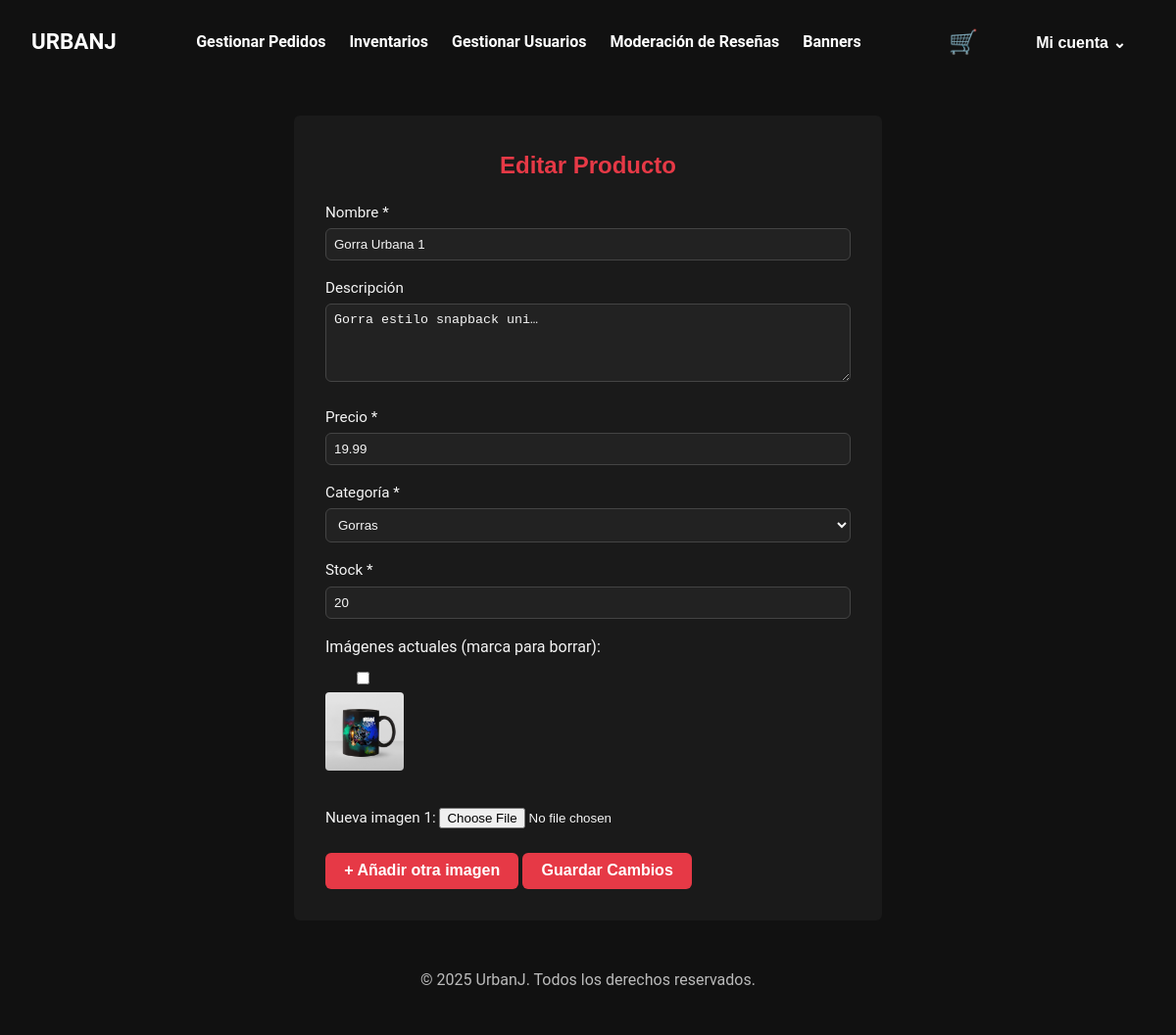
The app's page /Proyecto/EditarProducto.php?id=4 (signed in) with its own data.
### tables this page shows
CREATE TABLE `productos` (
  `id` int(11) NOT NULL,
  `nombre` varchar(150) NOT NULL,
  `descripcion` text DEFAULT NULL,
  `precio` decimal(10,2) NOT NULL,
  `categoria` enum('Gorras','Ropa','Novedades','Accesorios','Tasas','Camisas') NOT NULL,
  `stock` int(11) NOT NULL DEFAULT 0,
  `ventas` int(11) NOT NULL DEFAULT 0,
  `creado_at` timestamp NOT NULL DEFAULT current_timestamp(),
  `actualizado_at` timestamp NOT NULL DEFAULT current_timestamp() ON UPDATE current_timestamp(),
  `rating` decimal(2,1) NOT NULL DEFAULT 0.0
);

CREATE TABLE `imagenes_producto` (
  `id` int(11) NOT NULL,
  `producto_id` int(11) NOT NULL,
  `imagen_url` varchar(255) NOT NULL,
  `orden` int(11) NOT NULL DEFAULT 0
);

### Proyecto/EditarProducto.php (the view, shortened to what this page needs)
<?php
require __DIR__ . '/includes/conexion.php';
$id = isset($_GET['id']) ? (int)$_GET['id'] : 0;
$stmt = $pdo->prepare("SELECT * FROM productos WHERE id = ?");
$stmt->execute([$id]);
$producto = $stmt->fetch();
$stmtImgs = $pdo->prepare("SELECT * FROM imagenes_producto WHERE producto_id = ? ORDER BY orden");
$stmtImgs->execute([$id]);
$imagenes = $stmtImgs->fetchAll(PDO::FETCH_ASSOC);
$nombre      = $producto['nombre'];
$descripcion = $producto['descripcion'];
$precio      = $producto['precio'];
$categoria   = $producto['categoria'];
$stock       = $producto['stock'];
require __DIR__ . '/includes/header.php';
?>
<link rel="stylesheet" href="/UrbanJ/css/EditarProducto.css">
<main class="container editar-producto-container">
  <h2>Editar Producto</h2>
  <form method="post" enctype="multipart/form-data">
    <label>
      Nombre *
      <input type="text" name="nombre" value="<?= htmlspecialchars($nombre) ?>">
    </label>
    <label>
      Descripción
      <textarea name="descripcion"><?= htmlspecialchars($descripcion) ?></textarea>
    </label>
    <label>
      Precio *
      <input type="number" step="0.01" name="precio" value="<?= htmlspecialchars($precio) ?>">
    </label>
    <label>
      Categoría *
      <select name="categoria">
        <?php foreach (['Gorras','Ropa','Novedades','Accesorios'] as $cat): ?>
          <option value="<?= $cat ?>"
            <?= $categoria === $cat ? 'selected' : '' ?>>
            <?= $cat ?>
          </option>
        <?php endforeach; ?>
      </select>
    </label>
    <label>
      Stock *
      <input type="number" name="stock" value="<?= htmlspecialchars($stock) ?>">
    </label>
    <?php if ($imagenes): ?>
      <div class="existing-images">
        <p>Imágenes actuales (marca para borrar):</p>
        <?php foreach ($imagenes as $img): ?>
          <label class="img-thumb">
            <input type="checkbox" name="delete_images[]" value="<?= $img['id'] ?>">
            <img src="/UrbanJ/<?= htmlspecialchars($img['imagen_url']) ?>" alt="" width="80">
          </label>
        <?php endforeach; ?>
      </div>
    <?php endif; ?>
    <div id="image-fields">
      <label>Nueva imagen 1:
        <input type="file" name="images[]" accept="image/*">
      </label>
    </div>
    <button type="button" id="add-image">+ Añadir otra imagen</button>
    <button type="submit" class="btn-submit">Guardar Cambios</button>
  </form>
</main>
<?php require __DIR__ . '/includes/footer.php'; ?>

### Proyecto/CSS/styles.css (style rules this page uses)
*, *::before, *::after { box-sizing: border-box; margin: 0; padding: 0; }
:root { --bg: #111; --section: #1a1a1a; --card: #222; --text: #f5f5f5; --muted: #bbb; --accent: #e63946; --font-heading: 'Oswald', sans-serif; --font-body: 'Roboto', sans-serif; --radius: 6px; --success: #4caf50; --danger: #e63946; --info: #1e90ff; }
body { background: var(--bg); color: var(--text); font-family: var(--font-body); line-height: 1.6; min-height: 100vh; padding-bottom: 2rem; }
img { max-width: 100%; display: block; border-radius: var(--radius); }
.container { max-width: 1200px; margin: 0 auto; padding: 1rem; }
h1, h2, h3 { font-family: var(--font-heading); color: var(--accent); margin-bottom: 1rem; }
button, .btn { background-color: var(--accent); color: white; padding: 0.6rem 1.2rem; border: none; border-radius: var(--radius); cursor: pointer; font-weight: bold; font-size: 1rem; }

### Proyecto/css/EditarProducto.css (style rules this page uses)
:root { --bg-section: #1a1a1a; --input-bg: #222; --input-border: #444; --text-light: #f5f5f5; --accent: #e63946; --radius: 6px; }
.editar-producto-container { max-width: 600px; margin: 2rem auto; background: var(--bg-section); padding: 2rem; border-radius: var(--radius); color: var(--text-light); font-family: 'Roboto', sans-serif; }
.editar-producto-container h2 { text-align: center; font-family: 'Oswald', sans-serif; margin-bottom: 1rem; }
.editar-producto-container form label { display: block; margin-bottom: 1rem; font-size: 0.95rem; }
.editar-producto-container input[type="text"], .editar-producto-container input[type="number"], .editar-producto-container textarea, .editar-producto-container select { width: 100%; padding: 0.5rem; background: var(--input-bg); border: 1px solid var(--input-border); border-radius: var(--radius); color: var(--text-light); margin-top: 0.25rem; }
.editar-producto-container textarea { min-height: 80px; resize: vertical; }
.editar-producto-container .existing-images { margin-bottom: 1rem; }
.editar-producto-container .existing-images p { margin-bottom: 0.5rem; }
.editar-producto-container .img-thumb { display: inline-block; margin-right: 0.5rem; text-align: center; }
.editar-producto-container .img-thumb img { display: block; margin-bottom: 0.25rem; border-radius: 4px; border: 2px solid var(--border); }
.editar-producto-container .img-thumb input { margin-right: 0.25rem; }
.editar-producto-container #image-fields label { display: block; margin-bottom: 0.5rem; }
.editar-producto-container #add-image, .editar-producto-container .btn-submit { margin-top: 1rem; padding: 0.6rem 1.2rem; background: var(--accent); color: #fff; border: none; border-radius: var(--radius); cursor: pointer; }

### records on screen
productos: nombre "Gorra Urbana 1", descripcion "Gorra estilo snapback uni…", precio "19.99", categoria "Gorras", stock "20"
imagenes_producto: imagen_url (picture)
